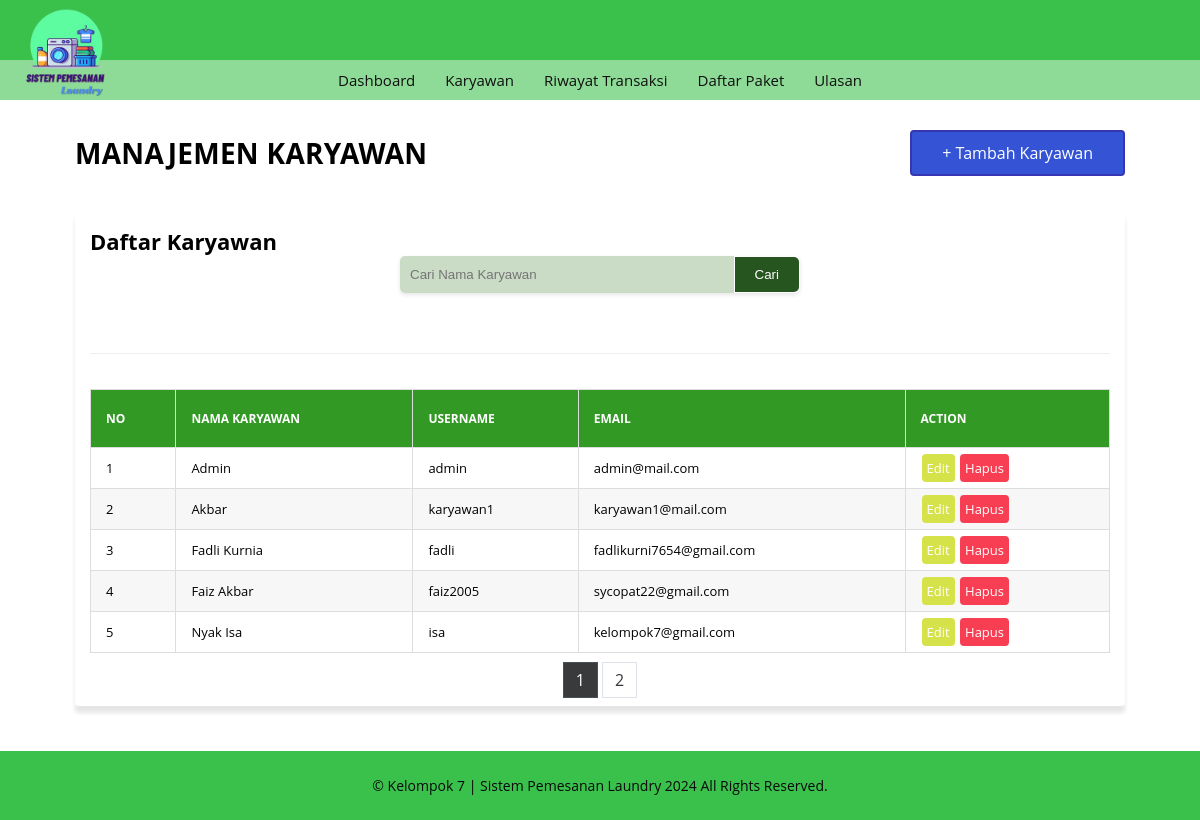
Screenshot of /karyawan/karyawan.php with the database file from the repository.
### tables this page shows
CREATE TABLE `master` (
  `id_user` int(11) NOT NULL,
  `nama` varchar(100) NOT NULL,
  `email` varchar(100) NOT NULL,
  `username` varchar(20) NOT NULL,
  `password` varchar(255) NOT NULL,
  `level` varchar(20) DEFAULT NULL
);

### _functions.php (called while the page is built, shortened)
<?php
$host	= 'localhost';
$user = 'root';
$pass	= '';
$db	= 'laundry_app';
$koneksi = mysqli_connect($host,$user,$pass,$db);
function query($query){
	global $koneksi;
	$result = mysqli_query($koneksi, $query);
	$rows = [];
	while ($row = mysqli_fetch_assoc($result)) {
		$rows[] = $row;
	}
	return $rows;
}
function url($url = null){
	$url_utama = "http://localhost/rumah_laundry";
	if ($url != null) {
		return $url_utama . '/' . $url;
	}else{
		return $url_utama;
	}
}

### karyawan/karyawan.php (the view, shortened to what this page needs)
<?php
	require_once('../_header.php');
	include 'koneksi.php';
	$search = (isset($_GET['search'])) ? $_GET['search'] : '';
	$stmt = $koneksi->prepare("SELECT COUNT(*) AS total_records FROM master WHERE nama LIKE ?");
	$searchParam = "%$search%";
	$stmt->bind_param("s", $searchParam);
	$stmt->execute();
	$result = $stmt->get_result();
	$row = $result->fetch_assoc();
	$total_records = $row['total_records'];
	$limit = 5;
	$total_pages = ceil($total_records / $limit);
	$page = (isset($_GET['page']) && is_numeric($_GET['page'])) ? $_GET['page'] : 1;
	$offset = ($page - 1) * $limit;
	$query_data = "SELECT * FROM master WHERE nama LIKE '%$search%' LIMIT $offset, $limit";
	$data_karyawan = query($query_data);
?>
<body>
	<div id="karyawan" class="main-content">
    <div class="container">
        <div class="baris">
            <div class="selamat-datang">
                <div class="col-header">
                    <h2 class="judul-md">Manajemen Karyawan</h2>
                </div>
                <div class="col-header txt-right">
                    <a href="<?=url('karyawan/tambah.php')?>" class="btn-lg bg-primary">+ Tambah Karyawan</a>
                </div>
            </div>
        </div>
			<div class="baris">
				<div class="col">
					<div class="card">
						<div class="card-title card-flex">
							<div class="card-col">
								<h2>Daftar Karyawan</h2>
								<form action="karyawan.php" method="GET" class="mb-3">
								<div class="input-group">
									<input type="text" name="search" class="form-control" placeholder="Cari Nama Karyawan">
                						<div class="input-group-append">
                    						<button type="submit" class="btn btn-outline-primary">Cari</button>
                						</div>
									</div>
									</form>
							</div>
						</div>
						<div class="card-body">
							<div class="tabel-kontainer">
								<table class="tabel-transaksi">
									<thead>
										<tr>
											<th class="sticky">No</th>
											<th class="sticky">Nama Karyawan</th>
											<th class="sticky">Username</th>
											<th class="sticky">Email</th>
											<th class="sticky">Action</th>
										</tr>
									</thead>
									<tbody>
										<?php $no = 1; ?>
										<?php foreach($data_karyawan as $karyawan) : ?>
											<tr>
												<td><?= $no ?></td>
												<td><?= $karyawan['nama'] ?></td>
												<td><?= $karyawan['username'] ?></td>
												<td><?= $karyawan['email'] ?></td>
												<td>
													<a href="<?=url('karyawan/edit.php')?>?id_user=<?=$karyawan['id_user']?>" class="btn btn-edit">Edit</a>
													<a href="<?=url('karyawan/hapus.php')?>?id_user=<?=$karyawan['id_user']?>" onclick="return confirm('Yakin akan menghapus?');"  class="btn btn-hapus">Hapus</a>
												</td>
											</tr>
											<?php $no++ ?>
										<?php endforeach; ?>
									</tbody>
								</table>
							</div>
							<div class="pagination">
								<ul class="pagination">
									<?php for ($i = 1; $i <= $total_pages; $i++) : ?>
										<li class="page-item <?php if($i==$page) echo 'active'; ?>"><a class="page-link" href="?page=<?= $i ?>&search=<?= $search ?>"><?= $i ?></a></li>
									<?php endfor; ?>
								</ul>
							</div>
						</div>
					</div>
				</div>
			</div>
		</div>
	</div>
</body>
<?php require_once('../_footer.php'); ?>

### _assets/css/style.css (style rules this page uses)
* { margin: 0; padding: 0; box-sizing: border-box; }
html,body { width: 100%; max-width: 100%; position: relative; font-family: 'Open sans', sans-serif; display: flex; flex-direction: column; background-image: url(../img/bg.jpg); overflow-x: hidden; }
.txt-right { text-align: right; }
.mb-3 { margin-bottom: 45px }
h2 { font-size: 22px; }
.main-content { display: flex; flex-direction: column; }
.container { display: flex; flex-direction: column; width: 1080px; max-width: 100%; margin: auto; padding: 0 15px; min-height: 20px; }
.baris { position: relative; margin: 0 -15px; display: flex; flex-direction: row; flex-wrap: wrap; }
.selamat-datang { width: 100%; display: flex; flex-direction: row; flex-wrap: wrap; align-items: center; justify-content: space-between; padding: 0 15px; margin: 30px 0 20px 0; }
.selamat-datang .col-header { flex: 1; }
.selamat-datang .col-header .judul-md { font-size: 28px; text-transform: uppercase; letter-spacing: .3px; }
.selamat-datang .col-header a { display: inline-block; color: #fff; text-decoration: none; }
.btn-lg { padding: 10px 30px; border-radius: 4px; }
.bg-primary { border: 2px solid #3636b2; color: #ffffff; background-color: #3454d5; }
.col { flex: 1; }
.card { background-color: #fff; margin: 15px; padding: 15px; border-radius: 4px; box-shadow: 0 7px 4px rgba(0,0,0,0.10); }
.card-body { position: relative; }
.card-title { padding-bottom: 15px; margin-bottom: 15px; border-bottom: 1px solid #eeeeee; }
.card-flex { display: flex; flex-direction: row; align-items: center; justify-content: space-between; }
.card-col { flex: 1; }
.tabel-kontainer { display: block; width: 100%; height: 300px; position: relative; overflow-x: auto; overflow-y: auto; }
.tabel-transaksi { border: 0; border-collapse: collapse; width: 100%; }
.tabel-transaksi thead { color: #ffffff; }
.tabel-transaksi thead th { text-transform: uppercase; font-size: 12px; text-align: left; padding: 20px 15px; background-color: #319924; }
.sticky { position: sticky; top: 0; }
.tabel-transaksi tbody tr { border-bottom: 1px solid #dddddd; }
.tabel-transaksi tbody tr:nth-child(even) { background-color: #f7f7f7; }
.tabel-transaksi tbody tr:last-child { border-bottom: 0; }
.tabel-transaksi tbody tr td { padding: 5px 15px; font-size: 13px; }
.btn { display: inline-block; text-decoration: none; padding: 5px; margin: 1px; border-radius: 4px; }
.btn-edit { background-color: #d6e24a; color: #ffffff; }
.btn-hapus { background-color: #f73e53; color: #ffffff; }
.input-group { display: flex; width: 100%; max-width: 400px; margin: 0 auto; box-shadow: 0 2px 4px rgba(0, 0, 0, 0.1); border-radius: 5px; overflow: hidden; }
.input-group input[type="text"] { flex: 1; padding: 10px; border: none; background-color: #cadbc6 }
.input-group .input-group-append button { padding: 10px 20px; border: none; background-color: #265520; color: #fff; border-radius: 0 5px 5px 0; cursor: pointer; }
.pagination { display: flex; justify-content: center; list-style: none; }
.pagination .page-item { margin: 0 2px; }
.pagination .page-item .page-link { padding: 6px 12px; border: 1px solid #dee2e6; color: #383a3b; background-color: #fff; text-decoration: none; }
.pagination .page-item.active .page-link { z-index: 1; color: #fff; background-color: #383a3b; border-color: #495057; }
table { width: 100%; border-collapse: collapse; margin-top: 20px; }
table th { background-color: #f2f2f2; font-weight: bold; padding: 8px; border: 1px solid #ddd; }
table td { padding: 8px; border: 1px solid #ddd; }
table tr:nth-child(even) { background-color: #f9f9f9; }

### rows the page displays
master: nama "Admin", username "admin", email "admin@mail.com"
master: nama "Akbar", username "karyawan1", email "karyawan1@mail.com"
master: nama "Fadli Kurnia", username "fadli", email "fadlikurni7654@gmail.com"
master: nama "Faiz Akbar", username "faiz2005", email "sycopat22@gmail.com"
master: nama "Nyak Isa", username "isa", email "kelompok7@gmail.com"
